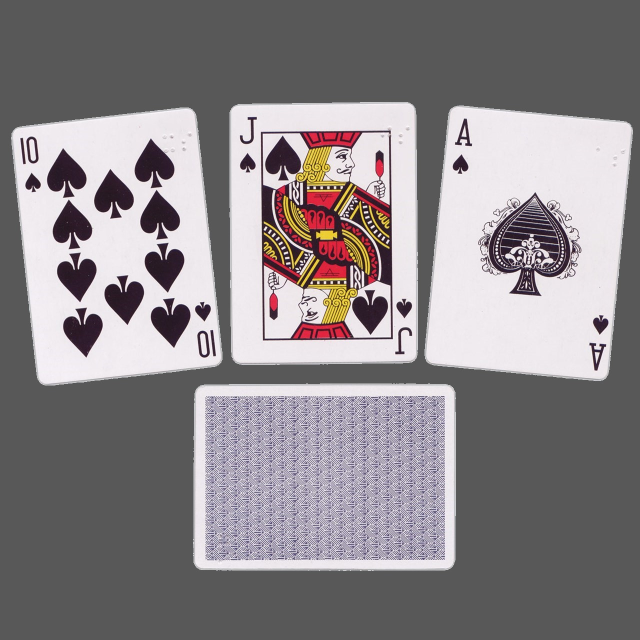
#> input picture web/uploaded_files/real.jpg, 1280 x 1280 px (shown at 1/2 size)
$ python single_diag.py   (older library calls are emulated)
#> lines starting #> are read from the running program, lines starting #| are printed output that depends on the picture; after the words box and inside, x2 and y2 are one past the last pixel; in counts of white or black regions, pixels touching at a corner belong together
### web/Cards.py
############## Playing Card Detector Functions ###############
#
# Author: Evan Juras
# Date: 9/5/17
# Description: Functions and classes for CardDetector.py that perform
# various steps of the card detection algorithm


# Import necessary packages
import numpy as np
import cv2
from PIL import Image,ImageDraw,ImageFont

### Constants ###

# Adaptive threshold levels
BKG_THRESH = 60
CARD_THRESH = 30

# Width and height of card corner, where rank and suit are
CORNER_WIDTH = 32
CORNER_HEIGHT = 84

# Dimensions of rank train images
RANK_WIDTH = 70
RANK_HEIGHT = 125

# Dimensions of suit train images
SUIT_WIDTH = 70
SUIT_HEIGHT = 100

RANK_DIFF_MAX = 2000
SUIT_DIFF_MAX = 700

CARD_MAX_AREA = 200000
CARD_MIN_AREA = 20000

SUIT_MAP = { 'Hearts':'红桃','Spades':'黑桃','Diamonds':
             '方块','Clubs':'梅花','Unknown':"Unknown"}

font = cv2.FONT_HERSHEY_SIMPLEX

### Structures to hold query card and train card information ###

class Query_card:
    """Structure to store information about query cards in the camera image."""

    def __init__(self):
        self.contour = [] # Contour of card
        self.width, self.height = 0, 0 # Width and height of card
        self.corner_pts = [] # Corner points of card
        self.center = [] # Center point of card
        self.warp = [] # 200x300, flattened, grayed, blurred image
        self.rank_img = [] # Thresholded, sized image of card's rank
        self.suit_img = [] # Thresholded, sized image of card's suit
        self.best_rank_match = "Unknown" # Best matched rank
        self.best_suit_match = "Unknown" # Best matched suit
        self.rank_diff = 0 # Difference between rank image and best matched train rank image
        self.suit_diff = 0 # Difference between suit image and best matched train suit image

class Train_ranks:
    """Structure to store information about train rank images."""

    def __init__(self):
        self.img = [] # Thresholded, sized rank image loaded from hard drive
        self.name = "Placeholder"

class Train_suits:
    """Structure to store information about train suit images."""

    def __init__(self):
        self.img = [] # Thresholded, sized suit image loaded from hard drive
        self.name = "Placeholder"

### Functions ###
def load_ranks(filepath):
    """Loads rank images from directory specified by filepath. Stores
    them in a list of Train_ranks objects."""
#> called with filepath = 'web/Card_Imgs/'

    train_ranks = []
    i = 0

    for Rank in ['A','2','3','4','5','6','7',
                 '8','9','10','J','Q','K']:
        train_ranks.append(Train_ranks())
        train_ranks[i].name = Rank
        filename = Rank + '.jpg'
        train_ranks[i].img = cv2.imread(filepath+filename, cv2.IMREAD_GRAYSCALE)
        i = i + 1
#> i = 1

    return train_ranks

def load_suits(filepath):
    """Loads suit images from directory specified by filepath. Stores
    them in a list of Train_suits objects."""

    train_suits = []
    i = 0

    for Suit in ['Spades','Diamonds','Clubs','Hearts']:
        train_suits.append(Train_suits())
        train_suits[i].name = Suit
        filename = Suit + '.jpg'
        train_suits[i].img = cv2.imread(filepath+filename, cv2.IMREAD_GRAYSCALE)
        i = i + 1

    return train_suits

def preprocess_image(image, dark_thresh = 150):
    """Returns a grayed, blurred, and adaptively thresholded camera image."""
    hsv = cv2.cvtColor(image,cv2.COLOR_BGR2HSV)
    lower_white = np.array([0, 0, dark_thresh])
    upper_white = np.array([179, 30, 255])
    mask = cv2.inRange(hsv, lower_white, upper_white)
    res = cv2.bitwise_and(image, image, mask=mask)
    gray = cv2.cvtColor(res,cv2.COLOR_BGR2GRAY)
    blur = cv2.GaussianBlur(gray,(5,5),0)
    #
    # canny = cv2.Canny(blur,7,50)
    # lines = cv2.HoughLinesP(canny, 1, np.pi / 180, 40, minLineLength, maxLineGap)
    # for i in lines:
    #     for x1, y1, x2, y2 in i:
    #         cv2.line(image, (x1, y1), (x2, y2), (0, 255, 0), 2)


    # cv2.imshow('houghlines', image)
    #
    # cv2.imshow("Canny",canny)
    # The best threshold level depends on the ambient lighting conditions.
    # For bright lighting, a high threshold must be used to isolate the cards
    # from the background. For dim lighting, a low threshold must be used.
    # To make the card detector independent of lighting conditions, the
    # following adaptive threshold method is used.
    #
    # A background pixel in the center top of the image is sampled to determine
    # its intensity. The adaptive threshold is set at 50 (THRESH_ADDER) higher
    # than that. This allows the threshold to adapt to the lighting conditions.
    # img_w, img_h = np.shape(image)[:2]
    # bkg_level = gray[int(img_h/100)][int(img_w/2)]
    # thresh_level = bkg_level + BKG_THRESH

    retval, thresh = cv2.threshold(blur,100,255,cv2.THRESH_BINARY+cv2.THRESH_OTSU)

    # thresh = cv2.adaptiveThreshold(blur, 255, cv2.ADAPTIVE_THRESH_GAUSSIAN_C,cv2.THRESH_BINARY, 51, 3)
    # cv2.imshow('thresh',thresh)
    # cv2.waitKey(0)
    return thresh

def find_cards(thresh_image):
    """Finds all card-sized contours in a thresholded camera image.
    Returns the number of cards, and a list of card contours sorted
    from largest to smallest."""

    # Find contours and sort their indices by contour size
    dummy,cnts,hier = cv2.findContours(thresh_image,cv2.RETR_TREE,cv2.CHAIN_APPROX_SIMPLE)
    ctimg = cv2.drawContours(thresh_image,cnts,-1,(255,0,0))
    # cv2.imshow('Contour',ctimg)
    index_sort = sorted(range(len(cnts)), key=lambda i : cv2.contourArea(cnts[i]),reverse=True)

    # If there are no contours, do nothing
    if len(cnts) == 0:
        print('No contours')
        return [], []

    # Otherwise, initialize empty sorted contour and hierarchy lists
    cnts_sort = []
    hier_sort = []
    cnt_is_card = np.zeros(len(cnts),dtype=int)

    # Fill empty lists with sorted contour and sorted hierarchy. Now,
    # the indices of the contour list still correspond with those of
    # the hierarchy list. The hierarchy array can be used to check if
    # the contours have parents or not.
    for i in index_sort:
        cnts_sort.append(cnts[i])
        hier_sort.append(hier[0][i])

    # Determine which of the contours are cards by applying the
    # following criteria: 1) Smaller area than the maximum card size,
    # 2), bigger area than the minimum card size, 3) have no parents,
    # and 4) have four corners

    for i in range(len(cnts_sort)):
        size = cv2.contourArea(cnts_sort[i])
        peri = cv2.arcLength(cnts_sort[i],True)
        approx = cv2.approxPolyDP(cnts_sort[i],0.01*peri,True)

        if ((size < CARD_MAX_AREA) and (size > CARD_MIN_AREA)
            and (hier_sort[i][3] == -1) and (len(approx) == 4)):
            # print(size)
            cnt_is_card[i] = 1

    return cnts_sort, cnt_is_card

def preprocess_card(contour, image):
    """Uses contour to find information about the query card. Isolates rank
    and suit images from the card."""

    # Initialize new Query_card object
    qCard = Query_card()

    qCard.contour = contour

    # Find perimeter of card and use it to approximate corner points
    peri = cv2.arcLength(contour,True)
    approx = cv2.approxPolyDP(contour,0.01*peri,True)
    pts = np.float32(approx)
    qCard.corner_pts = pts

    # Find width and height of card's bounding rectangle
    x,y,w,h = cv2.boundingRect(contour)
    qCard.width, qCard.height = w, h

    # Find center point of card by taking x and y average of the four corners.
    average = np.sum(pts, axis=0)/len(pts)
    cent_x = int(average[0][0])
    cent_y = int(average[0][1])
    qCard.center = [cent_x, cent_y]

    # Warp card into 200x300 flattened image using perspective transform
    qCard.warp = flattener(image, pts, w, h)

    # Grab corner of warped card image and do a 4x zoom
    Qcorner = qCard.warp[0:CORNER_HEIGHT, 0:CORNER_WIDTH]
    Qcorner_zoom = cv2.resize(Qcorner, (0,0), fx=4, fy=4)

    # Sample known white pixel intensity to determine good threshold level
    white_level = Qcorner_zoom[15,int((CORNER_WIDTH*4)/2)]
    thresh_level = white_level - CARD_THRESH
    if (thresh_level <= 0):
        thresh_level = 1
    retval, query_thresh = cv2.threshold(Qcorner_zoom, thresh_level, 255, cv2. THRESH_BINARY_INV+ cv2.THRESH_OTSU)

    # Split in to top and bottom half (top shows rank, bottom shows suit)
    Qrank = query_thresh[20:190, 0:126]
    Qsuit = query_thresh[186:336, 0:126]

    # cv2.imshow('rank',Qrank)
    # cv2.imshow('suit',Qsuit)
    # cv2.waitKey(0)
    # Find rank contour and bounding rectangle, isolate and find largest contour
    dummy, Qrank_cnts, hier = cv2.findContours(Qrank, cv2.RETR_TREE,cv2.CHAIN_APPROX_SIMPLE)
    Qrank_cnts = sorted(Qrank_cnts, key=cv2.contourArea,reverse=True)

    # Find bounding rectangle for largest contour, use it to resize query rank
    # image to match dimensions of the train rank image
    if len(Qrank_cnts) != 0:
        x1,y1,w1,h1 = cv2.boundingRect(Qrank_cnts[0])
        Qrank_roi = Qrank[y1:y1+h1, x1:x1+w1]
        Qrank_sized = cv2.resize(Qrank_roi, (RANK_WIDTH,RANK_HEIGHT), 0, 0)
        qCard.rank_img = Qrank_sized

    # Find suit contour and bounding rectangle, isolate and find largest contour
    dummy, Qsuit_cnts, hier = cv2.findContours(Qsuit, cv2.RETR_TREE,cv2.CHAIN_APPROX_SIMPLE)
    Qsuit_cnts = sorted(Qsuit_cnts, key=cv2.contourArea,reverse=True)

    # Find bounding rectangle for largest contour, use it to resize query suit
    # image to match dimensions of the train suit image
    if len(Qsuit_cnts) != 0:
        x2,y2,w2,h2 = cv2.boundingRect(Qsuit_cnts[0])
        Qsuit_roi = Qsuit[y2:y2+h2, x2:x2+w2]
        Qsuit_sized = cv2.resize(Qsuit_roi, (SUIT_WIDTH, SUIT_HEIGHT), 0, 0)
        qCard.suit_img = Qsuit_sized

    return qCard

def match_card(qCard, train_ranks, train_suits):
    """Finds best rank and suit matches for the query card. Differences
    the query card rank and suit images with the train rank and suit images.
    The best match is the rank or suit image that has the least difference."""

    best_rank_match_diff = 10000
    best_suit_match_diff = 10000
    best_rank_match_name = "Unknown"
    best_suit_match_name = "Unknown"
    best_rank_name = "Unknown"
    best_suit_name = "Unknown"
    i = 0

    #

    # If no contours were found in query card in preprocess_card function,
    # the img size is zero, so skip the differencing process
    # (card will be left as Unknown)
    if (len(qCard.rank_img) != 0) and (len(qCard.suit_img) != 0):
        # cv2.imshow("Suit", qCard.suit_img)
        # cv2.imshow("Rank", qCard.rank_img)
        # cv2.waitKey(0)
        # Difference the query card rank image from each of the train rank images,
        # and store the result with the least difference
        for Trank in train_ranks:

                diff_img = cv2.absdiff(qCard.rank_img, Trank.img)
                rank_diff = int(np.sum(diff_img)/255)

                if rank_diff < best_rank_match_diff:
                    best_rank_diff_img = diff_img
                    best_rank_match_diff = rank_diff
                    best_rank_name = Trank.name

        # Same process with suit images
        for Tsuit in train_suits:

                diff_img = cv2.absdiff(qCard.suit_img, Tsuit.img)
                suit_diff = int(np.sum(diff_img)/255)

                if suit_diff < best_suit_match_diff:
                    best_suit_diff_img = diff_img
                    best_suit_match_diff = suit_diff
                    best_suit_name = Tsuit.name

    # Combine best rank match and best suit match to get query card's identity.
    # If the best matches have too high of a difference value, card identity
    # is still Unknown
    if (best_rank_match_diff < RANK_DIFF_MAX) or (best_suit_match_diff < SUIT_DIFF_MAX):
        best_rank_match_name = best_rank_name
        best_suit_match_name = best_suit_name


    # Return the identiy of the card and the quality of the suit and rank match
    return best_rank_match_name, best_suit_match_name, best_rank_match_diff, best_suit_match_diff


# [23 lines left out: function draw_results, not called in this run]

def flattener(image, pts, w, h):
    """Flattens an image of a card into a top-down 200x300 perspective.
    Returns the flattened, re-sized, grayed image.
    See www.pyimagesearch.com/2014/08/25/4-point-opencv-getperspective-transform-example/"""
    temp_rect = np.zeros((4,2), dtype = "float32")

    s = np.sum(pts, axis = 2)

    tl = pts[np.argmin(s)]
    br = pts[np.argmax(s)]

    diff = np.diff(pts, axis = -1)
    tr = pts[np.argmin(diff)]
    bl = pts[np.argmax(diff)]

    # Need to create an array listing points in order of
    # [top left, top right, bottom right, bottom left]
    # before doing the perspective transform

    if w <= 0.8*h: # If card is vertically oriented
        temp_rect[0] = tl
        temp_rect[1] = tr
        temp_rect[2] = br
        temp_rect[3] = bl

    if w >= 1.2*h: # If card is horizontally oriented
        temp_rect[0] = bl
        temp_rect[1] = tl
        temp_rect[2] = tr
        temp_rect[3] = br

    # If the card is 'diamond' oriented, a different algorithm
    # has to be used to identify which point is top left, top right
    # bottom left, and bottom right.

    if w > 0.8*h and w < 1.2*h: #If card is diamond oriented
        # If furthest left point is higher than furthest right point,
        # card is tilted to the left.
        if pts[1][0][1] <= pts[3][0][1]:
            # If card is titled to the left, approxPolyDP returns points
            # in this order: top right, top left, bottom left, bottom right
            temp_rect[0] = pts[1][0] # Top left
            temp_rect[1] = pts[0][0] # Top right
            temp_rect[2] = pts[3][0] # Bottom right
            temp_rect[3] = pts[2][0] # Bottom left

        # If furthest left point is lower than furthest right point,
        # card is tilted to the right
        if pts[1][0][1] > pts[3][0][1]:
            # If card is titled to the right, approxPolyDP returns points
            # in this order: top left, bottom left, bottom right, top right
            temp_rect[0] = pts[0][0] # Top left
            temp_rect[1] = pts[3][0] # Top right
            temp_rect[2] = pts[2][0] # Bottom right
            temp_rect[3] = pts[1][0] # Bottom left


    maxWidth = 200
    maxHeight = 300

    # Create destination array, calculate perspective transform matrix,
    # and warp card image
    dst = np.array([[0,0],[maxWidth-1,0],[maxWidth-1,maxHeight-1],[0, maxHeight-1]], np.float32)
    M = cv2.getPerspectiveTransform(temp_rect,dst)
    warp = cv2.warpPerspective(image, M, (maxWidth, maxHeight))
    # cv2.imwrite(str(np.random.randint(0,255))+'.jpg',warp)
    warp = cv2.cvtColor(warp,cv2.COLOR_BGR2GRAY)


    return warp

### web/single_diag.py
############## Python-OpenCV Playing Card Detector ###############
#
# Author: Evan Juras
# Date: 9/5/17
# Description: Python script to detect and identify playing cards
# from a
#  video feed.
#

# Import necessary packages
import cv2
import numpy as np
import time
import os
import Cards


### ---- INITIALIZATION ---- ###
# Define constants and initialize variables

WIDTH = 1080

## Define font to use
font = cv2.FONT_HERSHEY_SIMPLEX

# Load the train rank and suit images
path = os.path.dirname(os.path.abspath(__file__))
train_ranks = Cards.load_ranks(path + '/Card_Imgs/')
#> train_ranks = 13 items
train_suits = Cards.load_suits(path + '/Card_Imgs/')
#> in load_suits, `i = i + 1`: i = 1
#> train_suits = 4 items

### ---- MAIN LOOP ---- ###
# The main loop repeatedly grabs frames from the video stream
# and processes them to find and identify playing cards.

cam_quit = 0  # Loop control variable

# Begin capturing frames
if cam_quit == 0:

    # Grab frame from video stream
    image = cv2.imread('./uploaded_files/real.jpg')
#> image is the input picture: shape (1280, 1280, 3); mean B, G, R 136.2, 133.4, 138.6
    w0,w1,w2 = image.shape
#> w0 = 1280; w1 = 1280; w2 = 3
    # print(w0,w1)
    if w0 > w1:
        ratio = float(w1)/WIDTH
        # print(ratio)
        w1 = WIDTH
        w0 = int(w0/ratio)
    else:
        ratio = float(w0)/WIDTH
#> ratio = 1.19
        # print(ratio)
        w0 = WIDTH
        w1 = int(w1/ratio)
#> w1 = 1080
    image = cv2.resize(image, (w1,w0))
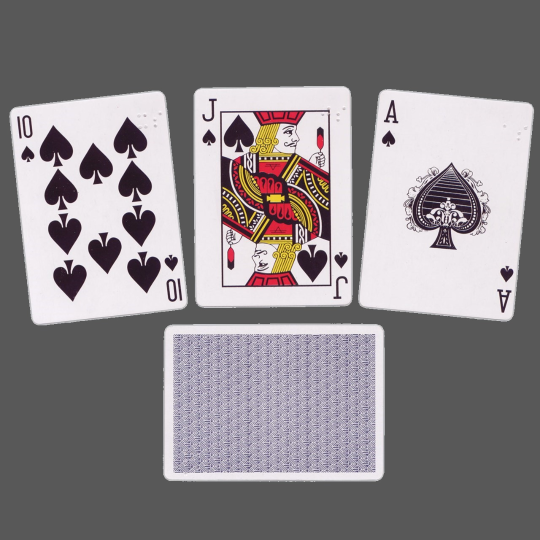
#> image: shape (1080, 1080, 3) (shown at 1/2 size); mean B, G, R 136.2, 133.3, 138.6
    # image = cv2.medianBlur(image,3)

    # Start timer (for calculating frame rate)
    t1 = cv2.getTickCount()

    # Pre-process camera image (gray, blur, and threshold it)
    max = 0
    cnts_sort = []
    cnts_is_card = []

    for thresh in range(150,50,-10):
        pre_proc = Cards.preprocess_image(image,thresh)
    # Find and sort the contours of all cards in the image (query cards)
        cnts_sort_tmp, cnt_is_card_tmp = Cards.find_cards(pre_proc)
        card_num = cnt_is_card_tmp.tolist().count(1)
        # print("Get count", card_num, "with thresh:", thresh)
        if (card_num) > max:
            max = card_num
            cnts_sort = cnts_sort_tmp
            cnt_is_card = cnt_is_card_tmp
#> this loop made 10 passes
#> (retval in preprocess_image, max) on pass 1: (107, 4)
#> retval in preprocess_image on passes 2 to 7: 107, 108, 108, 108, 108, 108
#> pass 1, in preprocess_image, `mask = cv2.inRange(hsv, lower_white, upper_white)`:
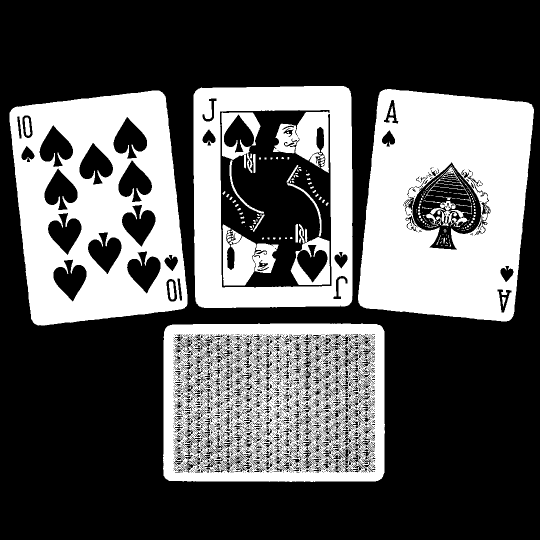
#> mask: shape (1080, 1080) (shown at 1/2 size); 35.2% white; 228 white regions (176 under 20 px), largest, box (x1, y1, x2, y2) and area: (716, 178, 1068, 643) 119729, (19, 181, 375, 651) 104261, (326, 647, 770, 964) 98512
#> pass 1, in preprocess_image, `res = cv2.bitwise_and(image, image, mask=mask)`:
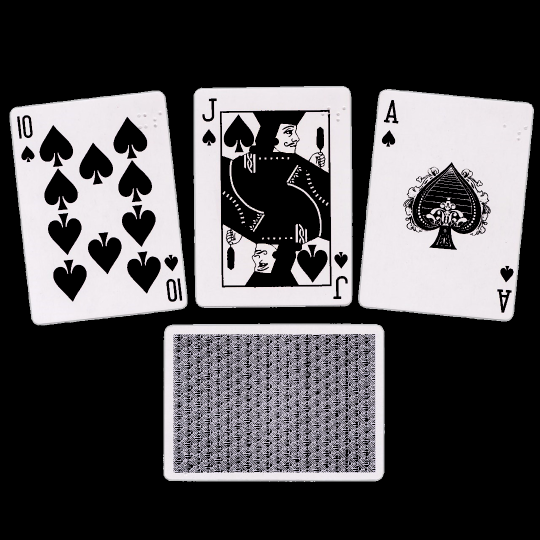
#> res: shape (1080, 1080, 3) (shown at 1/2 size); mean B, G, R 80.2, 78, 79.9
#> after the loop:
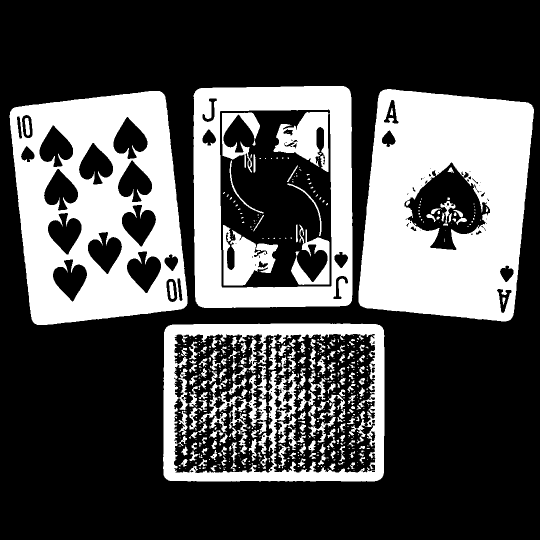
#> pre_proc: shape (1080, 1080) (shown at 1/2 size); 31.7% white; 641 white regions (451 under 20 px), largest, box (x1, y1, x2, y2) and area: (717, 178, 1068, 643) 118995, (19, 182, 375, 650) 102247, (387, 172, 705, 616) 59160
#> after the loop, cnt_is_card = 1244 values, max 1 at index 0, min 0 at index 4, mean 0.00322; max = 4
        # if (card_num) < max:
        #     break

    # If there are no contours, do nothing
    if len(cnts_sort) != 0:

        # Initialize a new "cards" list to assign the card objects.
        # k indexes the newly made array of cards.
        cards = []
        k = 0

        # For each contour detected:
        for i in range(len(cnts_sort)):
            if (cnt_is_card[i] == 1):
                # Create a card object from the contour and append it to the list of cards.
                # preprocess_card function takes the card contour and contour and
                # determines the cards properties (corner points, etc). It generates a
                # flattened 200x300 image of the card, and isolates the card's
                # suit and rank from the image.
                cards.append(Cards.preprocess_card(cnts_sort[i], image))

                # Find the best rank and suit match for the card.
                cards[k].best_rank_match, cards[k].best_suit_match, cards[k].rank_diff, cards[
#> (the run stopped early here; a loop or call above may not have finished)
